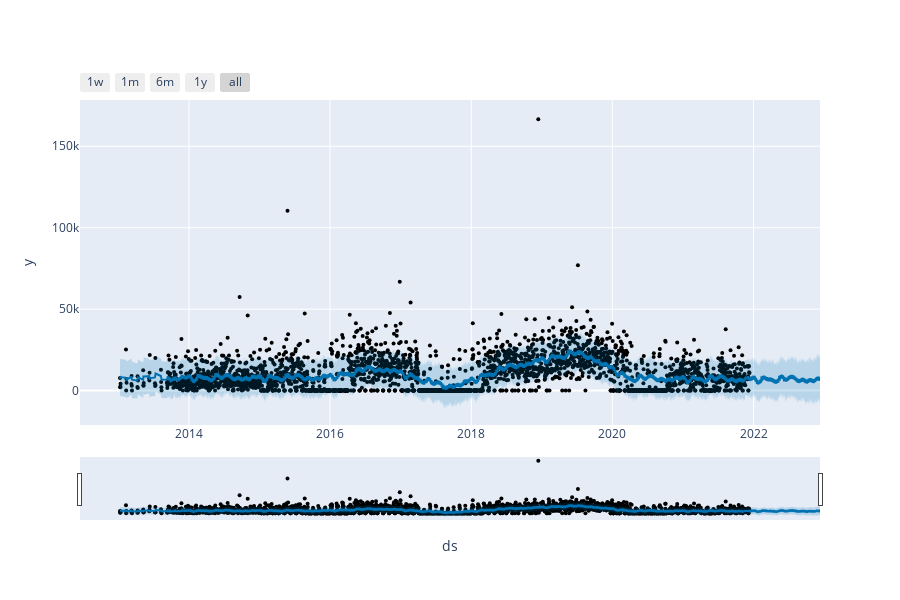

Write notebook code for a chart like this one.
### Code cell
#plotting bar sales with actual vs predicated
plot_plotly(BarAmount_m, BarAmount_forecast)

### Figure 1 — Plotly figure (JSON) as saved in the notebook; plotly's stock layout.template omitted (floating-point values rounded to 4 significant figures; data arrays with more than 128 entries replaced by an {"elided": "..."} marker saying what was removed)
{"data": [{"marker": {"color": "black", "size": 4}, "mode": "markers", "name": "Actual", "type": "scatter", "x": {"elided": "3002 str values"}, "y": {"elided": "3002 int values"}}, {"hoverinfo": "skip", "line": {"width": 0}, "mode": "lines", "type": "scatter", "x": {"elided": "3367 str values"}, "y": {"elided": "3367 float values"}}, {"fill": "tonexty", "fillcolor": "rgba(0, 114, 178, 0.2)", "line": {"color": "#0072B2", "width": 2}, "mode": "lines", "name": "Predicted", "type": "scatter", "x": {"elided": "3367 str values"}, "y": {"elided": "3367 float values"}}, {"fill": "tonexty", "fillcolor": "rgba(0, 114, 178, 0.2)", "hoverinfo": "skip", "line": {"width": 0}, "mode": "lines", "type": "scatter", "x": {"elided": "3367 str values"}, "y": {"elided": "3367 float values"}}], "layout": {"height": 600, "showlegend": false, "width": 900, "xaxis": {"rangeselector": {"buttons": [{"count": 7, "label": "1w", "step": "day", "stepmode": "backward"}, {"count": 1, "label": "1m", "step": "month", "stepmode": "backward"}, {"count": 6, "label": "6m", "step": "month", "stepmode": "backward"}, {"count": 1, "label": "1y", "step": "year", "stepmode": "backward"}, {"step": "all"}]}, "rangeslider": {"visible": true}, "title": {"text": "ds"}, "type": "date"}, "yaxis": {"title": {"text": "y"}}}}
